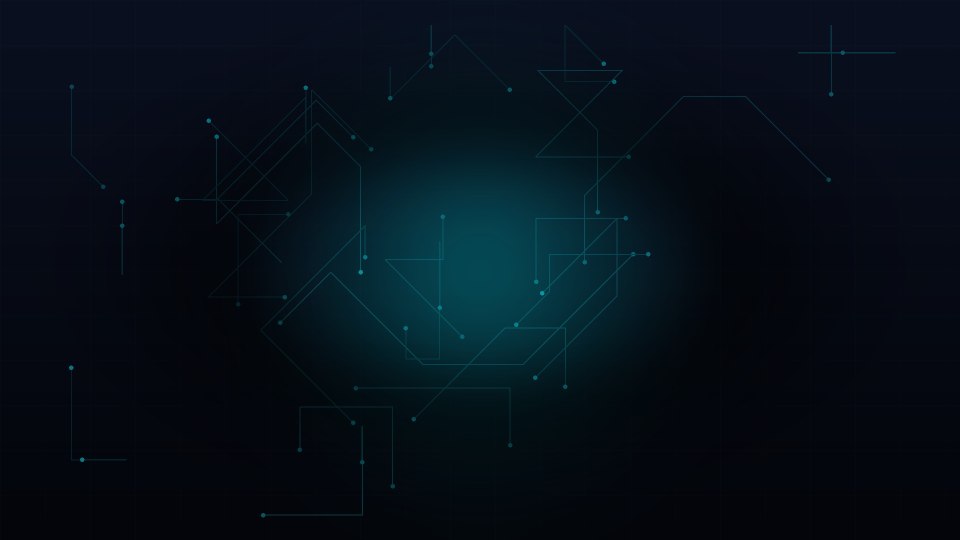
#> input picture assets/presentation/cinematic_bgs/slide_bg_01.jpg, 1920 x 1080 px (shown at 1/2 size)
$ python -i vision_engine.py   (imports and definitions only)   (older library calls are emulated)
#> lines starting #> are read from the running program, lines starting #| are printed output that depends on the picture; after the words box and inside, x2 and y2 are one past the last pixel; in counts of white or black regions, pixels touching at a corner belong together
import cv2
import numpy as np
from pathlib import Path
import logging

# [1 line not run here, left out]

class VisionEngine:
    def __init__(self, assets_dir=r"C:\Users\vanga\Desktop\Project_Tirupati\Assets"):
        self.assets_dir = Path(assets_dir)
        self.hog = cv2.HOGDescriptor()
        self.hog.setSVMDetector(cv2.HOGDescriptor_getDefaultPeopleDetector())

    def _detect_blur(self, gray_img):
        return cv2.Laplacian(gray_img, cv2.CV_64F).var()

    def _detect_lighting(self, gray_img):
        return np.mean(gray_img)

    def _detect_objects(self, img):
        # Use built-in OpenCV HOG descriptor for robust local person detection without downloading external models
        found = []
        # Resize for faster HOG detection
        h, w = img.shape[:2]
        if w > 800:
            scale = 800 / float(w)
            img = cv2.resize(img, (800, int(h * scale)))

        boxes, weights = self.hog.detectMultiScale(img, winStride=(8, 8), padding=(4, 4), scale=1.05)
        if len(boxes) > 0:
            found.append("person")

        return found

    def analyze_media(self, filepath: str):
        """Analyzes a photo or the first frame of a video."""
        path = Path(filepath)
        is_video = path.suffix.lower() in ['.mp4', '.mov', '.avi']

        if is_video:
            cap = cv2.VideoCapture(str(filepath))
            ret, frame = cap.read()
            cap.release()
            if not ret:
                return None
            img = frame
        else:
            img = cv2.imread(str(filepath))
#> img is the input picture: shape (1080, 1920, 3); mean B, G, R 24.7, 15.4, 5.1

        if img is None:
            return None

        gray = cv2.cvtColor(img, cv2.COLOR_BGR2GRAY)
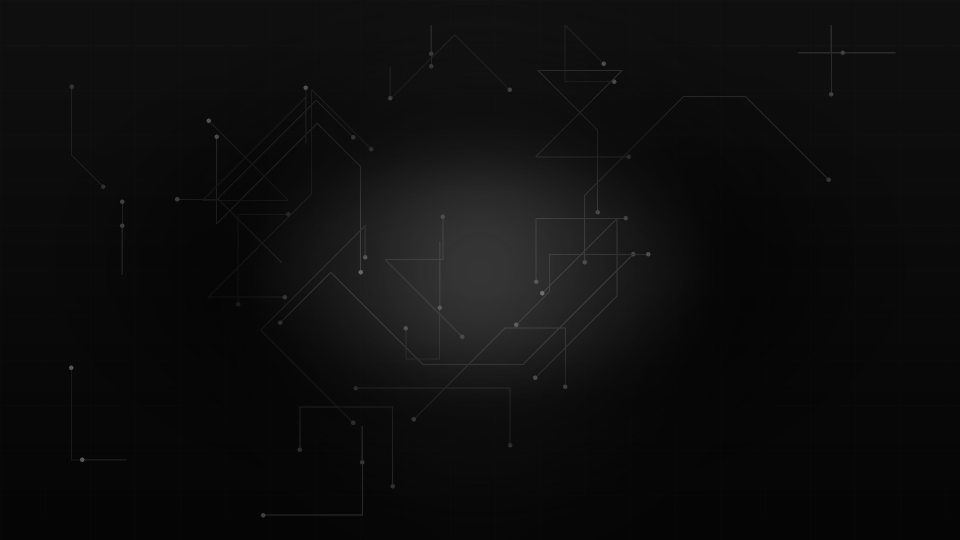
#> gray: shape (1080, 1920) (shown at 1/2 size); min 1, max 115, mean 13.4

        blur = self._detect_blur(gray)
#> blur = 23.23
        light = self._detect_lighting(gray)
#> light = 13.42
        objects = self._detect_objects(img)
#> in _detect_objects, `img = cv2.resize(img, (800, int(h * scale)))`:
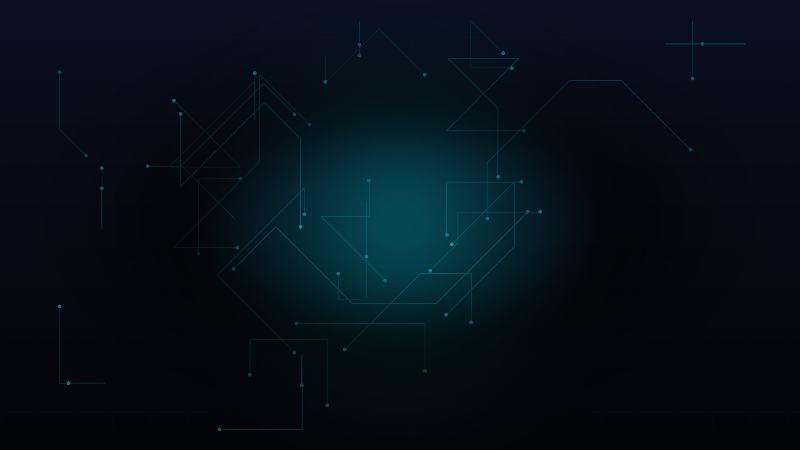
#> img: shape (450, 800, 3); mean of channels 0, 1, 2 24.7, 15.4, 5.1; drawn as B, G, R
#> in _detect_objects, `boxes, weights = self.hog.detectMultiScale(img, winStride=(8, 8), padd..`: boxes = ()
#> objects = []

        # Simple heuristics for "Landscape" or "Temple" if person is not the dominating object
        edges = cv2.Canny(gray, 100, 200)
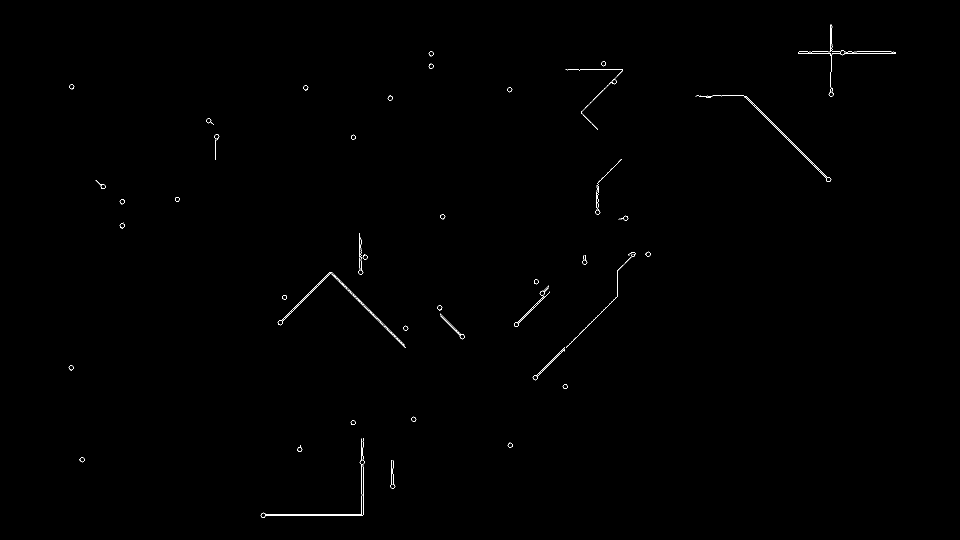
#> edges: shape (1080, 1920) (shown at 1/2 size); 0.25% white in thin lines or dots, all inside (x1, y1, x2, y2) = (137, 49, 1792, 1036)
        edge_density = np.sum(edges) / (img.shape[0] * img.shape[1])
#> edge_density = 0.646

        scene_type = "landscape"
        if "person" in objects:
            scene_type = "people"
        if edge_density > 25.0:
            scene_type = "temple"

        scenic_score = 0
        if 80 < light < 200: scenic_score += 3
        if blur > 100: scenic_score += 4
        if scene_type == "landscape": scenic_score += 2

        return {
            'filepath': str(filepath),
            'type': 'video' if is_video else 'photo',
            'blur_score': float(blur),
            'lighting_score': float(light),
            'objects': list(set(objects)),
            'scene_type': scene_type,
            'scenic_score': float(scenic_score)
        }

>>> result = VisionEngine().analyze_media('../../../../../assets/presentation/cinematic_bgs/slide_bg_01.jpg')
#> result = 7 items

$ run again, on assets/presentation/cinematic_bgs/slide_bg_02.jpg
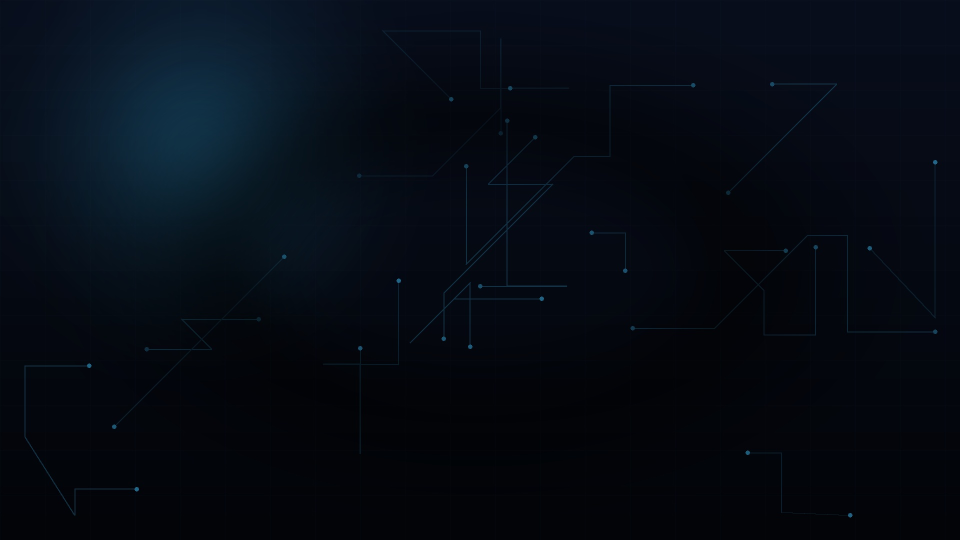
#> input picture assets/presentation/cinematic_bgs/slide_bg_02.jpg, 1920 x 1080 px (shown at 1/2 size)
#> in analyze_media, img is the input picture: shape (1080, 1920, 3); mean B, G, R 19.7, 10.9, 5.2
#> in analyze_media, `gray = cv2.cvtColor(img, cv2.COLOR_BGR2GRAY)`:
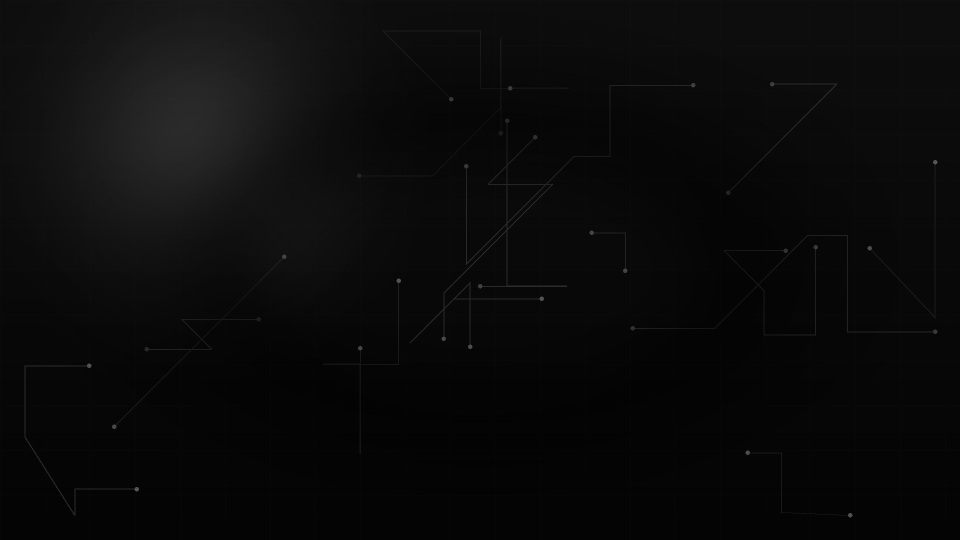
#> gray: shape (1080, 1920) (shown at 1/2 size); min 0, max 91, mean 10.2
#> blur = 20.98
#> light = 10.16
#> img: shape (450, 800, 3)
#> boxes = ()
#> objects = []
#> in analyze_media, `edges = cv2.Canny(gray, 100, 200)`:
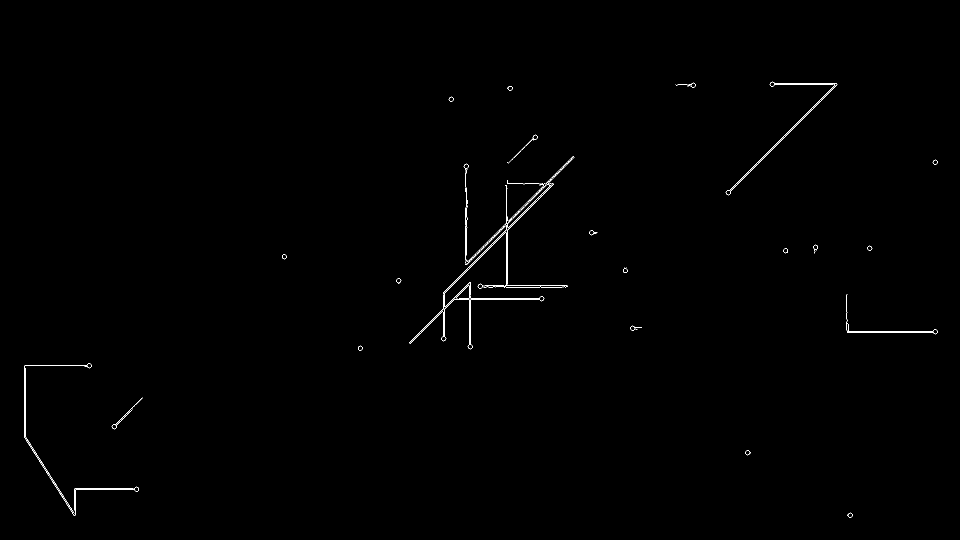
#> edges: shape (1080, 1920) (shown at 1/2 size); 0.32% white in thin lines or dots, all inside (x1, y1, x2, y2) = (48, 163, 1876, 1036)
#> edge_density = 0.823
#> result = 7 items

$ run again, on assets/presentation/cinematic_bgs/slide_bg_03.jpg
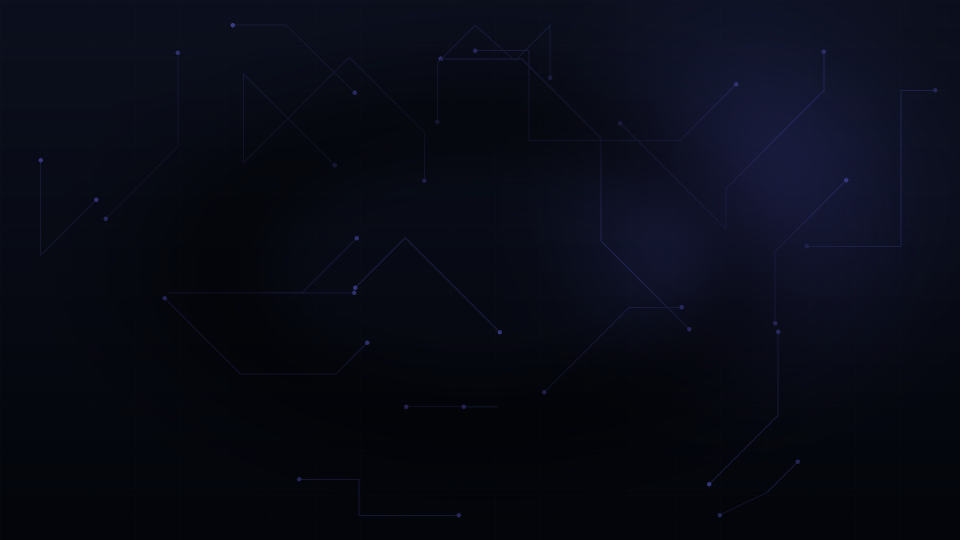
#> input picture assets/presentation/cinematic_bgs/slide_bg_03.jpg, 1920 x 1080 px (shown at 1/2 size)
#> in analyze_media, img is the input picture: shape (1080, 1920, 3); mean B, G, R 21.8, 10.6, 8.2
#> in analyze_media, `gray = cv2.cvtColor(img, cv2.COLOR_BGR2GRAY)`:
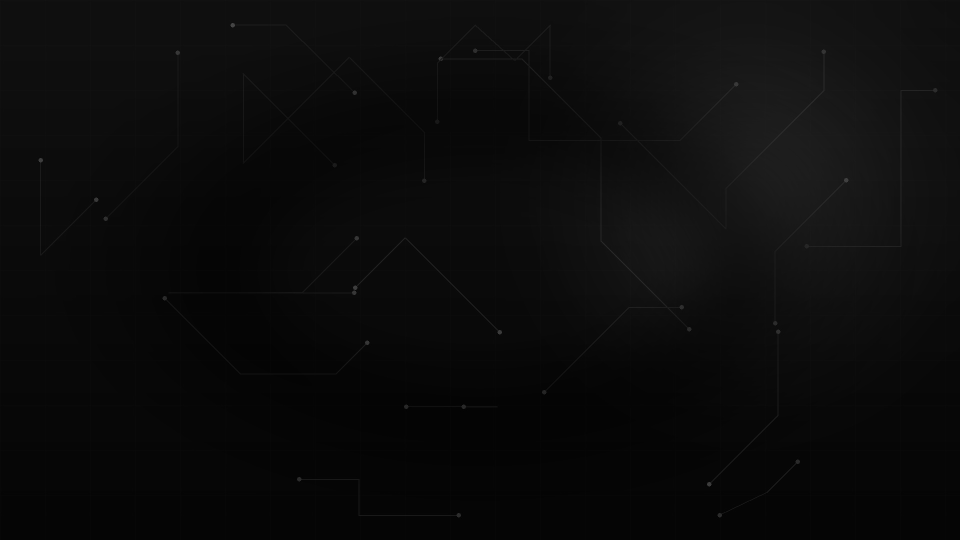
#> gray: shape (1080, 1920) (shown at 1/2 size); min 0, max 72, mean 11.1
#> blur = 11.11
#> light = 11.12
#> img: shape (450, 800, 3)
#> boxes = ()
#> objects = []
#> in analyze_media, `edges = cv2.Canny(gray, 100, 200)`:
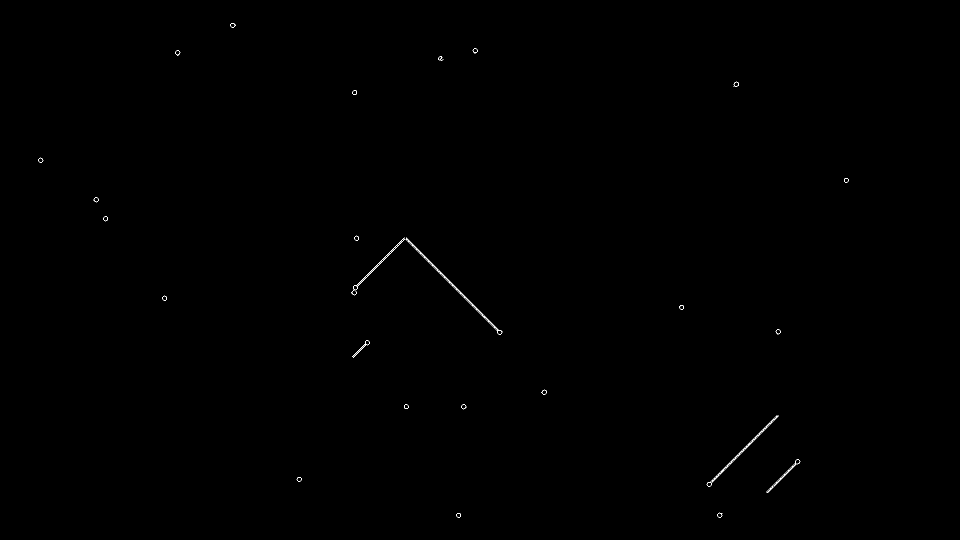
#> edges: shape (1080, 1920) (shown at 1/2 size); 0.1% white in thin lines or dots, all inside (x1, y1, x2, y2) = (76, 46, 1698, 1035)
#> edge_density = 0.259
#> result = 7 items

$ run again, on assets/presentation/cinematic_bgs/slide_bg_04.jpg
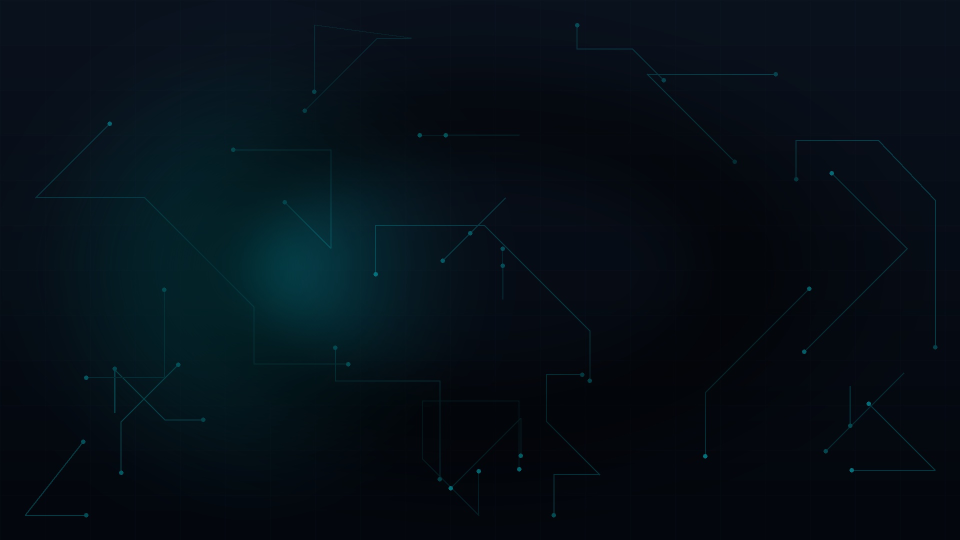
#> input picture assets/presentation/cinematic_bgs/slide_bg_04.jpg, 1920 x 1080 px (shown at 1/2 size)
#> in analyze_media, img is the input picture: shape (1080, 1920, 3); mean B, G, R 23, 14.9, 5.1
#> in analyze_media, `gray = cv2.cvtColor(img, cv2.COLOR_BGR2GRAY)`:
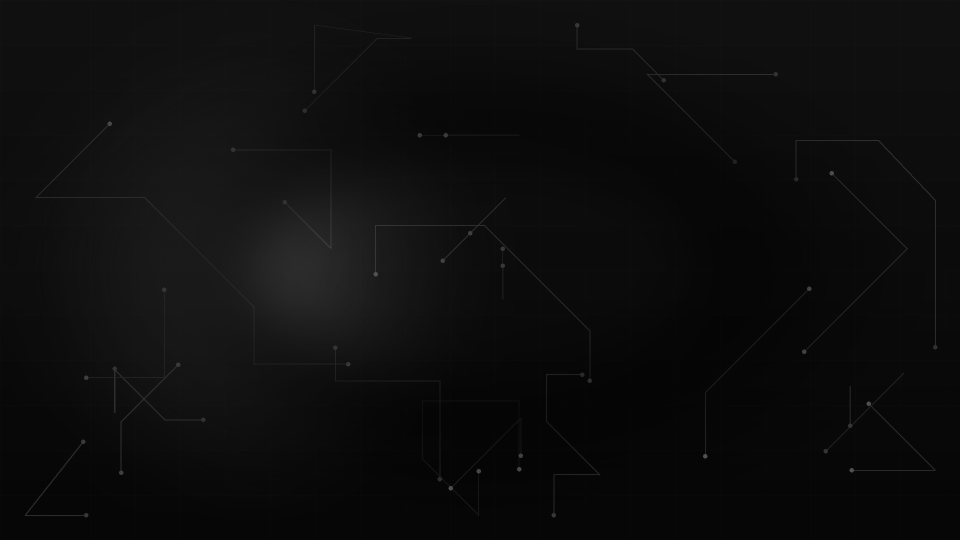
#> gray: shape (1080, 1920) (shown at 1/2 size); min 1, max 86, mean 13
#> blur = 23.55
#> light = 12.97
#> img: shape (450, 800, 3)
#> boxes = ()
#> objects = []
#> in analyze_media, `edges = cv2.Canny(gray, 100, 200)`:
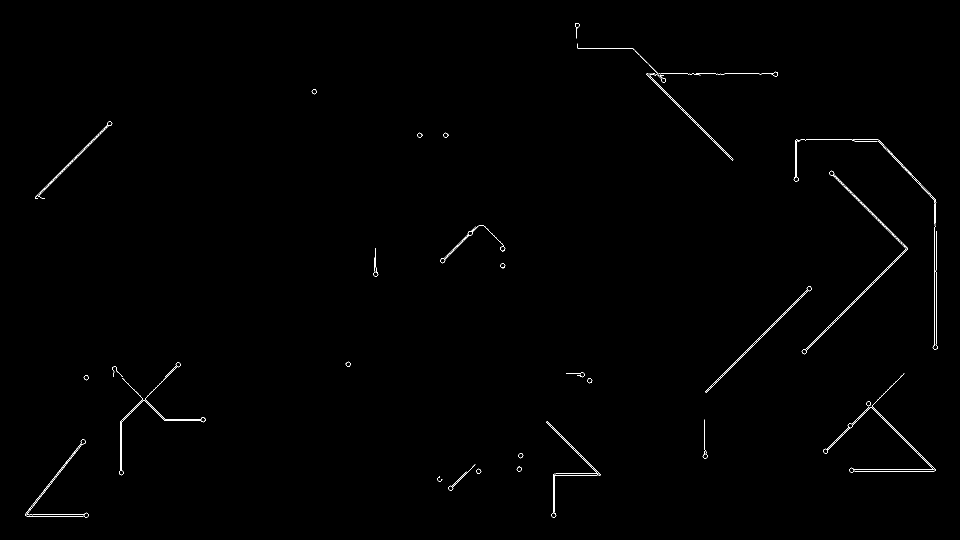
#> edges: shape (1080, 1920) (shown at 1/2 size); 0.42% white in thin lines or dots, all inside (x1, y1, x2, y2) = (50, 46, 1875, 1036)
#> edge_density = 1.08
#> result = 7 items
